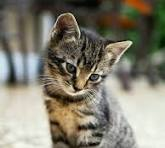
#> input picture image.jpeg, 165 x 148 px
$ jupyter execute 17.ipynb
#> lines starting #> are read from the running program, lines starting #| are printed output that depends on the picture; after the words box and inside, x2 and y2 are one past the last pixel; in counts of white or black regions, pixels touching at a corner belong together
[cell 1]
import cv2
import numpy as np
import matplotlib.pyplot as plt

# Read image in grayscale
image = cv2.imread("image.jpeg", cv2.IMREAD_GRAYSCALE)
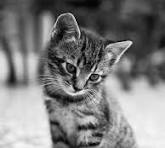
#> image: shape (148, 165); min 0, max 252, mean 126.1

[cell 2]
# Convert to binary image
_, binary = cv2.threshold(image, 127, 255, cv2.THRESH_BINARY)
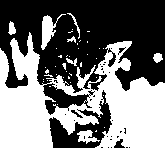
#> binary: shape (148, 165); 45.2% white; 44 white regions (36 under 20 px), largest, box (x1, y1, x2, y2) and area: (0, 32, 165, 148) 10165, (41, 14, 66, 50) 327, (77, 130, 100, 144) 167

[cell 3]
# 3 x 3 structuring element
kernel = np.ones((3, 3), dtype=np.uint8)

[cell 4]
# =================================
# Erosion
# =================================

def erosion(image, kernel):
    result = np.zeros_like(image)

    for i in range(1, image.shape[0] - 1):
        for j in range(1, image.shape[1] - 1):

            region = image[i-1:i+2, j-1:j+2]

            if np.all(region[kernel == 1] == 255):
                result[i, j] = 255
            else:
                result[i, j] = 0
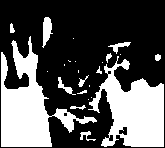
#> result: shape (148, 165); 34.4% white; 24 white regions (11 under 20 px), largest, box (x1, y1, x2, y2) and area: (1, 36, 97, 147) 3972, (88, 56, 164, 147) 3723, (42, 17, 53, 48) 199

    return result

[cell 5]
# =================================
# Dilation
# =================================

def dilation(image, kernel):
    result = np.zeros_like(image)

    for i in range(1, image.shape[0] - 1):
        for j in range(1, image.shape[1] - 1):

            region = image[i-1:i+2, j-1:j+2]

            if np.any(region[kernel == 1] == 255):
                result[i, j] = 255
            else:
                result[i, j] = 0
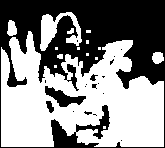
#> result: shape (148, 165); 54.4% white; 19 black regions (15 under 20 px), largest, box (x1, y1, x2, y2) and area: (0, 0, 165, 148) 10598, (45, 86, 86, 107) 372, (46, 101, 54, 113) 60, (90, 74, 98, 81) 29

    return result

[cell 6]
# =================================
# Apply Erosion
# =================================

eroded = erosion(binary, kernel)

[cell 7]
# =================================
# Apply Dilation
# =================================

dilated = dilation(binary, kernel)

[cell 8]
# =================================
# Opening
# Erosion followed by Dilation
# =================================

opened = dilation(eroded, kernel)
#> after the loop in dilation (call 2), `for i in range(1, image.shape[0] - 1):`:
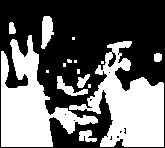
#> result: shape (148, 165); 41.5% white; 16 white regions (8 under 20 px), largest, box (x1, y1, x2, y2) and area: (69, 41, 164, 147) 4650, (1, 35, 98, 147) 4513, (41, 16, 54, 49) 289

[cell 9]
# =================================
# Closing
# Dilation followed by Erosion
# =================================

closed = erosion(dilated, kernel)
#> after the loop in erosion (call 2), `for i in range(1, image.shape[0] - 1):`:
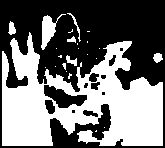
#> result: shape (148, 165); 45.1% white; 24 white regions (17 under 20 px), largest, box (x1, y1, x2, y2) and area: (2, 32, 163, 146) 10300, (41, 14, 66, 50) 340, (8, 21, 16, 35) 73

[cell 10]
# =================================
# Display Results
# =================================

plt.figure(figsize=(12, 8))

plt.subplot(2, 3, 1)
plt.imshow(binary, cmap="gray")
plt.title("Binary Image")
plt.axis("off")

plt.subplot(2, 3, 2)
plt.imshow(eroded, cmap="gray")
plt.title("Erosion")
plt.axis("off")

plt.subplot(2, 3, 3)
plt.imshow(dilated, cmap="gray")
plt.title("Dilation")
plt.axis("off")

plt.subplot(2, 3, 4)
plt.imshow(opened, cmap="gray")
plt.title("Opening")
plt.axis("off")

plt.subplot(2, 3, 5)
plt.imshow(closed, cmap="gray")
plt.title("Closing")
plt.axis("off")

plt.tight_layout()
plt.show()
